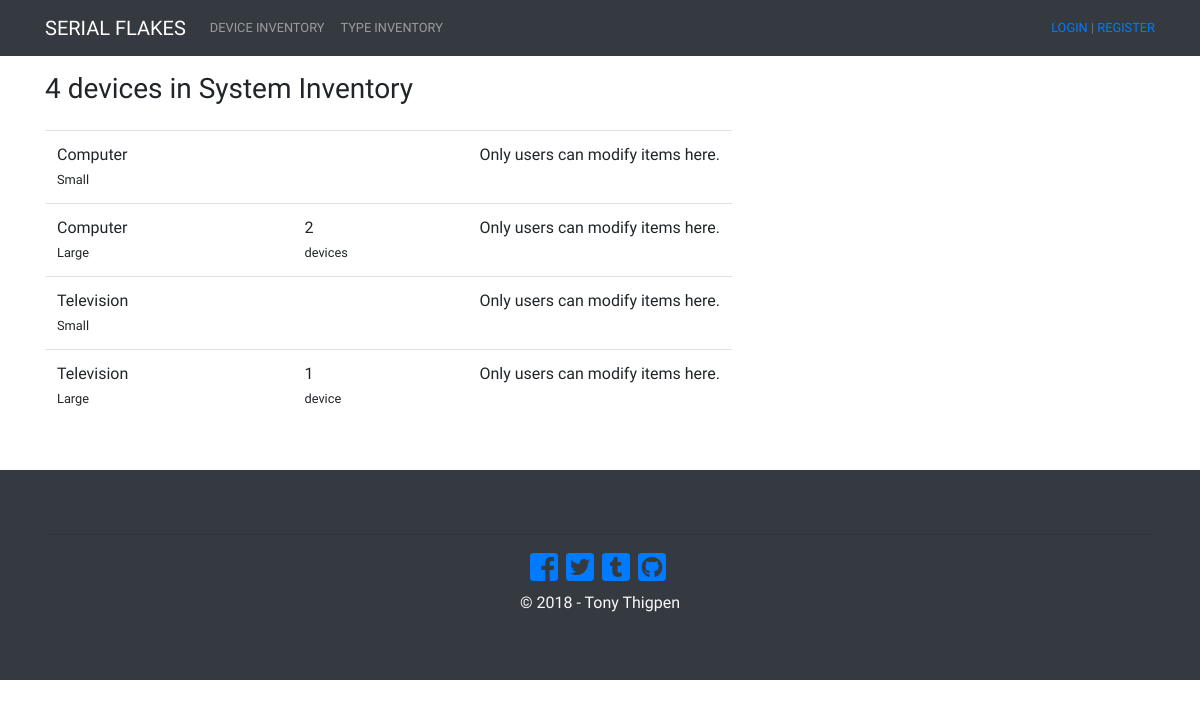
Screenshot of /types/ with the database file from the repository.
### Serial/models.py (models this page shows, shortened)
class Type(models.Model):
	type_name = models.CharField(max_length=60)
	type_size = models.CharField(max_length=60)

### Serial/views.py (the view)
class TypeList(generic.ListView):
	model = Type
	context_object_name = 'types'
	queryset = Type.objects.all()
	template_name = 'extra/type_list.html'

### Serial/templates/extra/type_list.html (shortened to what this page needs)
{% extends 'layout.html' %}
{% block content %}
    <div>
        <h3 class="py-3">{{ types.count }} devices in System Inventory<br>
        </h3>
    </div>
    <table class="table table-hover">
        {% for type in types %}
            <tr class="text-justify align-middle">
                <td class="">{{ type.type_name }} <br>
                    <small>{{ type.type_size }}</small>
                </td>
                <td class="">
                    {% with devcount=type.device_type.count %}{% if type.device_type.count > 0 %}
                        <li class="list-unstyled">{{ devcount }}<br>
                            <small>device{{ devcount|pluralize }}</small>
                        </li>
                    {% endif %}{% endwith %}
                </td>
                <td class="btn-group">
                    {% if user.is_authenticated %}
                        <a class="btn btn-primary" href="{% url 'type-detail' type.pk %}">Detail</a>
                        <a class="btn btn-info" href="{% url 'type-update' type.pk %}">Update</a>
                        <a class="btn btn-info" href="{% url 'type-delete' type.pk %}">Delete</a>
                    {% else %}
                        Only users can modify items here.
                    {% endif %}
                </td>
            </tr>
        {% endfor %}
    </table>
{% endblock %}

### templates/css/site.css (style rules this page uses)
body { font-family: Oswald, "Helvetica Neue", Helvetica, Arial, sans-serif; }

### rows the page displays
Type: type_name "Computer", type_size "Small"
Type: type_name "Computer", type_size "Large", device_type.count "2"
Type: type_name "Television", type_size "Small"
Type: type_name "Television", type_size "Large", device_type.count "1"

### other values shown
{{ types.count }} "4"
